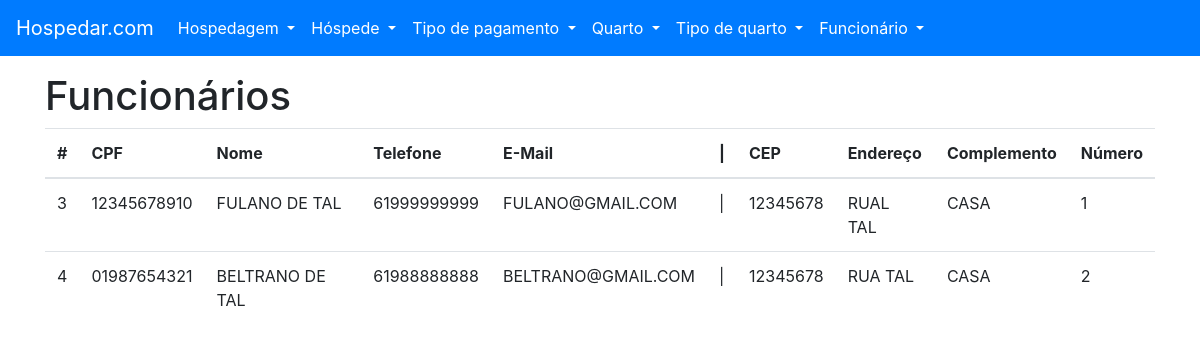
Screenshot of /funcionario/listar with the database file from the repository.
### tables this page shows
CREATE TABLE "FUNCIONARIO" (
	"ID_FUNCIONARIO" INTEGER NOT NULL PRIMARY KEY AUTOINCREMENT UNIQUE,
	"NU_CPF" CHAR(11) NOT NULL UNIQUE,
	"NO_FUNCIONARIO" VARCHAR(64) NOT NULL,
	"NU_TELEFONE" CHAR(11) NOT NULL UNIQUE,
	"NO_EMAIL" VARCHAR(32) NOT NULL UNIQUE,
	"ID_ENDERECO" INTEGER NOT NULL,

	FOREIGN KEY ("ID_ENDERECO") REFERENCES "ENDERECO" ("ID_ENDERECO")
);

CREATE TABLE "ENDERECO" (
	"ID_ENDERECO" INTEGER NOT NULL PRIMARY KEY AUTOINCREMENT UNIQUE,
	"NU_CEP" CHAR(8) NOT NULL,
	"NO_ENDERECO" VARCHAR(64) NOT NULL,
	"NO_COMPLEMENTO" VARCHAR(32) NOT NULL,
	"NU_NUMERO" INTEGER NOT NULL
);

### project/backend/funcionario/views.py (the view)
def listar():
    with FuncionarioEnderecoView(DATABASE_URL) as db:
        funcionarios = db.select_all()
    return render_template('funcionario-listar.html', funcionarios=funcionarios)

### project/backend/main/models.py (called while the page is built)
    def __enter__(self):
        self.open()
        return self

    def __exit__(self, exc_type, exc_val, exc_tb):
        self.close()

    @property
    def cursor(self):
        return self._cursor

    def open(self):
        self._connection = sqlite3.connect(self.url)
        self._cursor = self._connection.cursor()

    def close(self):
        self._connection.close()

    def cursor_to_dict(self, cursors: Iterable):
        return [dict(zip(self.__tablecolumns__, cursor)) for cursor in cursors]

    def select_all(self):
        if self._connection:
            return self.cursor_to_dict(self.cursor.execute(f'SELECT * FROM "{self.__tablename__}" ;'))
        raise ProgrammingError('ProgrammingError: Cannot operate on a closed database.')

### project/frontend/templates/funcionario-listar.html (shortened to what this page needs)
{% extends 'base.html' %}
{% from 'macros.html' import flash %}
{% block content %}
    <h1>Funcionários</h1>
    <table class="table">
        <thead>
        <tr>
            <th scope="col">#</th>
            <th scope="col">CPF</th>
            <th scope="col">Nome</th>
            <th scope="col">Telefone</th>
            <th scope="col">E-Mail</th>
            <th scope="col"> | </th>
            <th scope="col">CEP</th>
            <th scope="col">Endereço</th>
            <th scope="col">Complemento</th>
            <th scope="col">Número</th>
        </tr>
        </thead>
        <tbody>
        {% for funcionario in funcionarios %}
            <tr>
                <td scope="row">{{ funcionario['ID_FUNCIONARIO'] }}</td>
                <td>{{ funcionario['NU_CPF'] }}</td>
                <td>{{ funcionario['NO_FUNCIONARIO'] }}</td>
                <td>{{ funcionario['NU_TELEFONE'] }}</td>
                <td>{{ funcionario['NO_EMAIL'] }}</td>
                <td> | </td>
                <td>{{ funcionario['NU_CEP'] }}</td>
                <td>{{ funcionario['NO_ENDERECO'] }}</td>
                <td>{{ funcionario['NO_COMPLEMENTO'] }}</td>
                <td>{{ funcionario['NU_NUMERO'] }}</td>
            </tr>
        {% endfor %}
        </tbody>
    </table>
{% endblock content%}

### rows the page displays
FUNCIONARIO: ID_FUNCIONARIO "3", NU_CPF "12345678910", NO_FUNCIONARIO "FULANO DE TAL", NU_TELEFONE "61999999999", NO_EMAIL "FULANO@GMAIL.COM", NU_CEP "12345678", NO_ENDERECO "RUAL TAL", NO_COMPLEMENTO "CASA", NU_NUMERO "1"
FUNCIONARIO: ID_FUNCIONARIO "4", NU_CPF "01987654321", NO_FUNCIONARIO "BELTRANO DE TAL", NU_TELEFONE "61988888888", NO_EMAIL "BELTRANO@GMAIL.COM", NU_CEP "12345678", NO_ENDERECO "RUA TAL", NO_COMPLEMENTO "CASA", NU_NUMERO "2"
